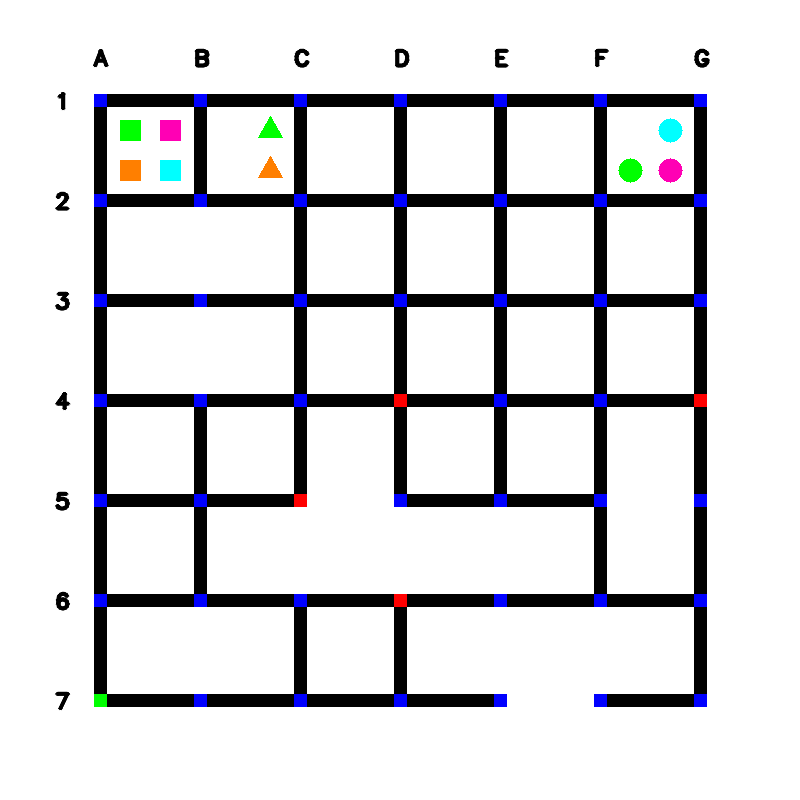
#> input picture PB_Task1_Windows/PB_Task1_Windows/Task1A/public_test_images/maze_0.png, 800 x 800 px
$ python task_1a.py
#> lines starting #> are read from the running program, lines starting #| are printed output that depends on the picture; after the words box and inside, x2 and y2 are one past the last pixel; in counts of white or black regions, pixels touching at a corner belong together
'''
*****************************************************************************************
*
*                ===============================================
*                   Pharma Bot (PB) Theme (eYRC 2022-23)
*                ===============================================
*
*  This script is to implement Task 1A of Pharma Bot (PB) Theme (eYRC 2022-23).
*
*  This software is made available on an "AS IS WHERE IS BASIS".
*  Licensee/end user indemnifies and will keep e-Yantra indemnified from
*  any and all claim(s) that emanate from the use of the Software or
*  breach of the terms of this agreement.
*
*****************************************************************************************
'''

# Team ID:        2851    [ Team-ID ]
# Author List:    Omkar Sutar, Aniruddha Godbole, Madhura Herlekar, Priyanka Kate    [ Names of team members worked on this file separated by Comma: Name1, Name2, ... ]
# Filename:            task_1a.py
# Functions:        detect_traffic_signals, detect_horizontal_roads_under_construction, detect_vertical_roads_under_construction,
#                    detect_medicine_packages, detect_arena_parameters
#                     [ Comma separated list of functions in this file ]


####################### IMPORT MODULES #######################
## You are not allowed to make any changes in this section. ##
## You have to implement this task with the three available ##
## modules for this task (numpy, opencv)                    ##
##############################################################
from turtle import position
import cv2
import numpy as np
from copy import deepcopy
##############################################################

# Constants
IMAGE_SIZE = 800
MAZE_SIZE = 600
SQUARE_SIZE = 100

################# ADD UTILITY FUNCTIONS HERE #################


def get_shapes(img):
    shapes=[]
    img = deepcopy(img)
    gray = cv2.cvtColor(img, cv2.COLOR_BGR2GRAY)

    # setting threshold of gray image
    _, threshold = cv2.threshold(gray, 251, 255, cv2.THRESH_BINARY)

    # using a findContours() function
    contours, _ = cv2.findContours(
        threshold, cv2.RETR_TREE, cv2.CHAIN_APPROX_SIMPLE)

    i = 0


    # list for storing names of shapes
    for contour in contours:

        # here we are ignoring first counter because
        # findcontour function detects whole image as shape
        if i == 0:
            i = 1
            continue


    # cv2.approxPloyDP() function to approximate the shape
        approx = cv2.approxPolyDP(
            contour, 0.03 * cv2.arcLength(contour, True), True)
        # print(approx.shape)
        # for _ in approx:
        #     for pix in _:
        #         img[pix[1]:pix[1]+20,pix[0]:pix[0]+20]=np.zeros((20,20,3),dtype=np.uint8)

        # using drawContours() function
        cv2.drawContours(img, [contour], -1, (0, 0, 255), 5)


    # finding center point of shape
        M = cv2.moments(contour)
        if M['m00'] != 0.0:
            x = int(M['m10']/M['m00'])
            y = int(M['m01']/M['m00'])

    # putting shape name at center of each shape
        if len(approx) == 3:
            shape="Triangle"

        elif len(approx) == 4:
            shape="Square"

        else:
            shape="Circle"

        color=None
        if list(img[y][x])==[0,127,255]:
            color="Orange"
        elif list(img[y][x])==[255,255,0]:
            color="Skyblue"
        elif list(img[y][x])==[0,255,0]:
            color="Green"
        elif list(img[y][x])==[180,0,255]:
            color="Pink"

        shapes.append([color,shape,[x,y]])
    # displaying the image after drawing contours
    # cv2.imshow('shapes', img)

    # cv2.waitKey(0)
    # cv2.destroyAllWindows()
    return shapes

##############################################################


def detect_traffic_signals(maze_image):
    """
    Purpose:
    ---
    This function takes the image as an argument and returns a list of
    nodes in which traffic signals are present in the image

    Input Arguments:
    ---
    `maze_image` :    [ numpy array ]
                    numpy array of image returned by cv2 library
    Returns:
    ---
    `traffic_signals` : [ list ]
                    list containing nodes in which traffic signals are present

    Example call:
    ---
    traffic_signals = detect_traffic_signals(maze_image)
    """
    traffic_signals = []

    ##############    ADD YOUR CODE HERE    ##############
    indices = ["A", "B", "C", "D", "E", "F", "G"]

    for row in range(3, MAZE_SIZE+1, SQUARE_SIZE-1):
        for col in range(4, MAZE_SIZE+1, SQUARE_SIZE-1):
            # maze_image[row][col]=np.array([0,255,0])
            if (maze_image[row][col] == np.array([0, 0, 255])).all():
                letter = indices[col//100]
                number = row//100 + 1
                position = f"{letter}{number}"
                traffic_signals.append(position)

    ##################################################

    return traffic_signals


def detect_horizontal_roads_under_construction(maze_image):
    """
    Purpose:
    ---
    This function takes the image as an argument and returns a list
    containing the missing horizontal links

    Input Arguments:
    ---
    `maze_image` :    [ numpy array ]
                    numpy array of image returned by cv2 library
    Returns:
    ---
    `horizontal_roads_under_construction` : [ list ]
                    list containing missing horizontal links

    Example call:
    ---
    horizontal_roads_under_construction = detect_horizontal_roads_under_construction(
        maze_image)
    """
    horizontal_roads_under_construction = []

    ##############    ADD YOUR CODE HERE    ##############
    indices = ["A", "B", "C", "D", "E", "F", "G"]
    for row in range(2, MAZE_SIZE, SQUARE_SIZE):
        for col in range(SQUARE_SIZE, MAZE_SIZE+1, SQUARE_SIZE):
            # coordinates of the midpoint of road
            midpoint = [row, col-(SQUARE_SIZE//2)]
            if (maze_image[midpoint[0]][midpoint[1]] == np.array([255, 255, 255])).all():
                number = row//SQUARE_SIZE + 1  # 1 based indexing
                letter_left = indices[midpoint[1]//SQUARE_SIZE]
                letter_right = indices[midpoint[1]//SQUARE_SIZE + 1]
                position = f"{letter_left}{number}-{letter_right}{number}"
                horizontal_roads_under_construction.append(position)

    ##################################################
    return horizontal_roads_under_construction


def detect_vertical_roads_under_construction(maze_image):
    """
    Purpose:
    ---
    This function takes the image as an argument and returns a list
    containing the missing vertical links

    Input Arguments:
    ---
    `maze_image` :    [ numpy array ]
                    numpy array of image returned by cv2 library
    Returns:
    ---
    `vertical_roads_under_construction` : [ list ]
                    list containing missing vertical links

    Example call:
    ---
    vertical_roads_under_construction = detect_vertical_roads_under_construction(
        maze_image)
    """
    vertical_roads_under_construction = []

    ##############    ADD YOUR CODE HERE    ##############

    indices = ["A", "B", "C", "D", "E", "F", "G"]
    for row in range(SQUARE_SIZE, MAZE_SIZE+1, SQUARE_SIZE):
        for col in range(2, MAZE_SIZE+1, SQUARE_SIZE):
            midpoint = [row-(SQUARE_SIZE//2), col]
            if (maze_image[midpoint[0]][midpoint[1]] == np.array([255, 255, 255])).all():
                letter = indices[midpoint[1]//SQUARE_SIZE]
                number_up = midpoint[0]//SQUARE_SIZE+1
                number_down = number_up+1
                position = f"{letter}{number_up}-{letter}{number_down}"
                vertical_roads_under_construction.append(position)

    ##################################################
    return vertical_roads_under_construction


def detect_medicine_packages(maze_image):
    """
    Purpose:
    ---
    This function takes the image as an argument and returns a nested list of
    details of the medicine packages placed in different shops

    ** Please note that the shop packages should be sorted in the ASCENDING order of shop numbers
       as well as in the alphabetical order of colors.
       For example, the list should first have the packages of shop_1 listed.
       For the shop_1 packages, the packages should be sorted in the alphabetical order of color ie Green, Orange, Pink and Skyblue.

    Input Arguments:
    ---
    `maze_image` :    [ numpy array ]
                    numpy array of image returned by cv2 library
    Returns:
    ---
    `medicine_packages` : [ list ]
                    nested list containing details of the medicine packages present.
                    Each element of this list will contain
                    - Shop number as Shop_n
                    - Color of the package as a string
                    - Shape of the package as a string
                    - Centroid co-ordinates of the package
    Example call:
    ---
    medicine_packages = detect_medicine_packages(maze_image)
    """
    medicine_packages = []

    ##############    ADD YOUR CODE HERE    ##############

    maze_image = deepcopy(maze_image)
    maze_image2 = deepcopy(maze_image)

    maze_image = maze_image[20:-20, 20:-20]

    # remove black

    black_lo = np.array([0, 0, 0])
    black_hi = black_lo

    mask1 = cv2.inRange(maze_image, black_lo, black_hi)

    blue_lo = blue_hi = np.array([255, 0, 0])
    mask2 = cv2.inRange(maze_image, blue_lo, blue_hi)

    red_lo = np.array([0, 0, 255])
    red_hi = red_lo

    mask3 = cv2.inRange(maze_image, red_lo, red_hi)
    mask = cv2.bitwise_or(mask1, cv2.bitwise_or(mask2, mask3))
    maze_image[mask > 0] = (255, 255, 255)

    shop_num=1
    for row in range(0, maze_image.shape[0], SQUARE_SIZE-5):
        for col in range(0, maze_image.shape[0], SQUARE_SIZE-5):
            img = maze_image[row:row+SQUARE_SIZE-5, col:col+SQUARE_SIZE-5]
            img = cv2.resize(img, (1000, 1000),
                             interpolation=cv2.INTER_NEAREST)
            shapes=get_shapes(img)
            for shape in shapes:
                if len(shape)>0:
                    ans=[f"Shop_{shop_num}"]+shape
                    medicine_packages.append(ans)


##################################################

    return medicine_packages


def detect_arena_parameters(maze_image):
    """
    Purpose:
    ---
    This function takes the image as an argument and returns a dictionary
    containing the details of the different arena parameters in that image

    The arena parameters are of four categories:
    i) traffic_signals : list of nodes having a traffic signal
    ii) horizontal_roads_under_construction : list of missing horizontal links
    iii) vertical_roads_under_construction : list of missing vertical links
    iv) medicine_packages : list containing details of medicine packages

    These four categories constitute the four keys of the dictionary

    Input Arguments:
    ---
    `maze_image` :    [ numpy array ]
                    numpy array of image returned by cv2 library
    Returns:
    ---
    `arena_parameters` : { dictionary }
                    dictionary containing details of the arena parameters

    Example call:
    ---
    arena_parameters = detect_arena_parameters(maze_image)
    """
    arena_parameters = {}

    ##############    ADD YOUR CODE HERE    ##############

    # Just keep the maze
    maze_image = maze_image[95:705, 95:705]

    MAZE_SIZE = len(maze_image)
    SQUARE_SIZE = MAZE_SIZE//6

    arena_parameters['horizontal_roads_under_construction'] = detect_horizontal_roads_under_construction(maze_image)
    arena_parameters['vertical_roads_under_construction'] = detect_vertical_roads_under_construction(maze_image)
    arena_parameters['traffic_signals'] = detect_traffic_signals(maze_image)
    arena_parameters['medicine_packages']=detect_medicine_packages(maze_image)
    ##################################################

    return arena_parameters

######### YOU ARE NOT ALLOWED TO MAKE CHANGES TO THIS FUNCTION #########


if __name__ == "__main__":

    # path directory of images in test_images folder
    img_dir_path = "public_test_images/"

    # path to 'maze_0.png' image file
    file_num = 0
    img_file_path = img_dir_path + 'maze_' + str(file_num) + '.png'

    # read image using opencv
    maze_image = cv2.imread(img_file_path)
#> maze_image is the input picture: shape (800, 800, 3); mean B, G, R 220, 217.5, 217.4

    print('\n============================================')
    print('\nFor maze_' + str(file_num) + '.png')

    # detect and print the arena parameters from the image
    arena_parameters = detect_arena_parameters(maze_image)
#> in detect_arena_parameters, `maze_image = maze_image[95:705, 95:705]`:
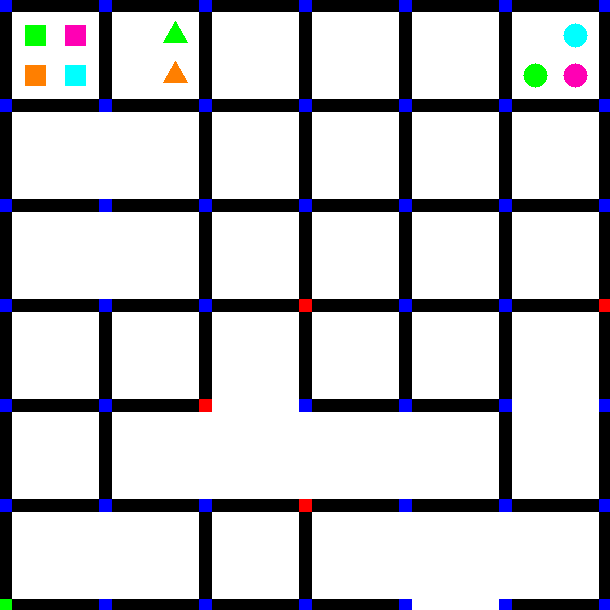
#> maze_image: shape (610, 610, 3); mean of channels 0, 1, 2 198.4, 194.4, 194.2; drawn as B, G, R
#> in detect_arena_parameters, `MAZE_SIZE = len(maze_image)`: MAZE_SIZE = 610
#> in detect_arena_parameters, `SQUARE_SIZE = MAZE_SIZE//6`: SQUARE_SIZE = 101
#> in detect_medicine_packages, `maze_image = maze_image[20:-20, 20:-20]`:
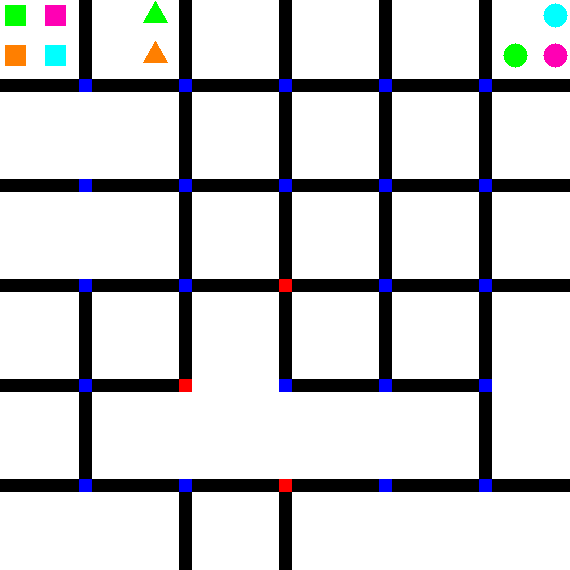
#> maze_image: shape (570, 570, 3); mean of channels 0, 1, 2 209.9, 207.7, 207.5; drawn as B, G, R
#> in detect_medicine_packages, `mask1 = cv2.inRange(maze_image, black_lo, black_hi)`:
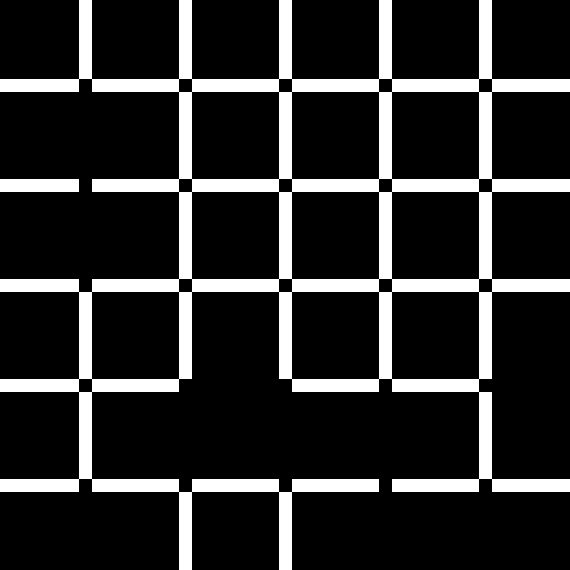
#> mask1: shape (570, 570); 16.9% white; 2 white regions, box (x1, y1, x2, y2) and area: (0, 0, 570, 570) 53781, (0, 179, 79, 192) 1027
#> in detect_medicine_packages, `mask2 = cv2.inRange(maze_image, blue_lo, blue_hi)`:
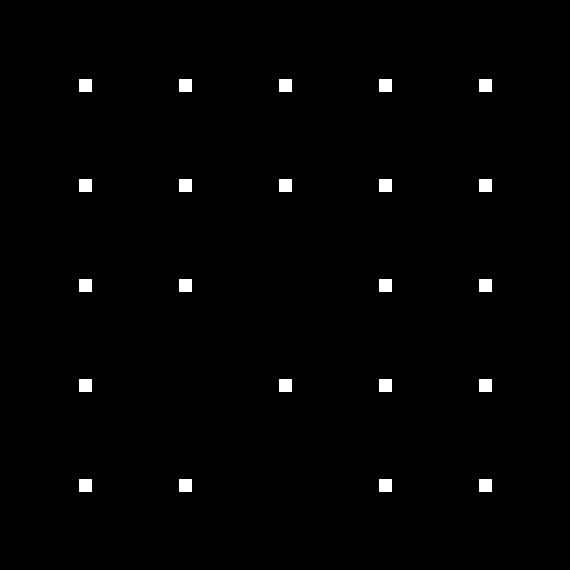
#> mask2: shape (570, 570); 1.1% white; 22 white regions, largest, box (x1, y1, x2, y2) and area: (79, 79, 92, 92) 169, (179, 79, 192, 92) 169, (279, 79, 292, 92) 169
#> in detect_medicine_packages, `mask3 = cv2.inRange(maze_image, red_lo, red_hi)`:
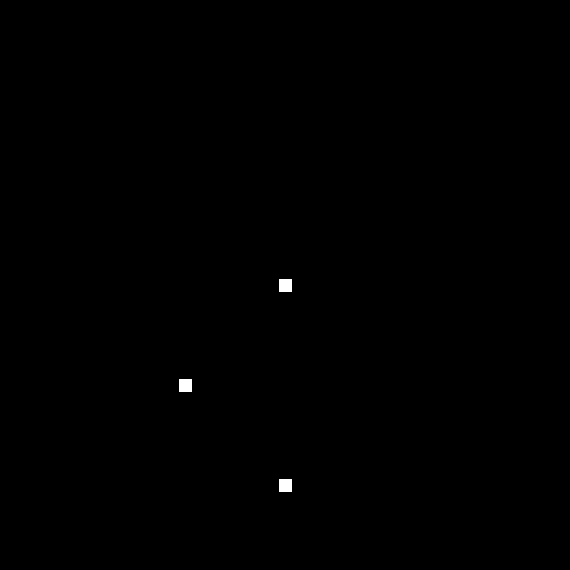
#> mask3: shape (570, 570); 0.16% white; 3 white regions, box (x1, y1, x2, y2) and area: (279, 279, 292, 292) 169, (179, 379, 192, 392) 169, (279, 479, 292, 492) 169
#> in detect_medicine_packages, `mask = cv2.bitwise_or(mask1, cv2.bitwise_or(mask2, mask3))`:
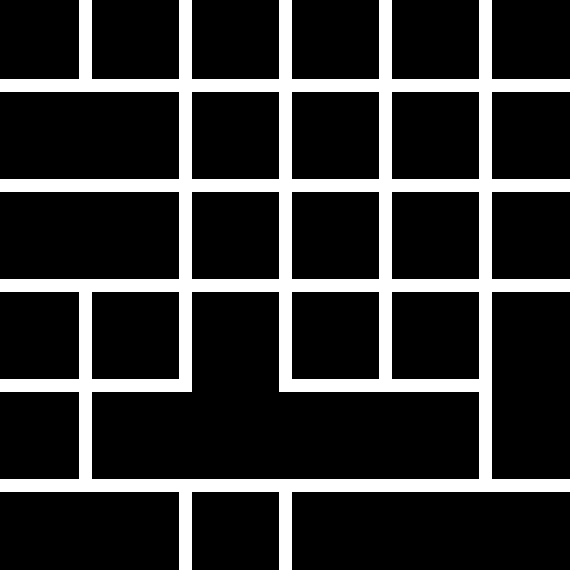
#> mask: shape (570, 570); 18.2% white; 1 white region, box (x1, y1, x2, y2) and area: (0, 0, 570, 570) 59033
#> in detect_medicine_packages, `maze_image[mask > 0] = (255, 255, 255)`:
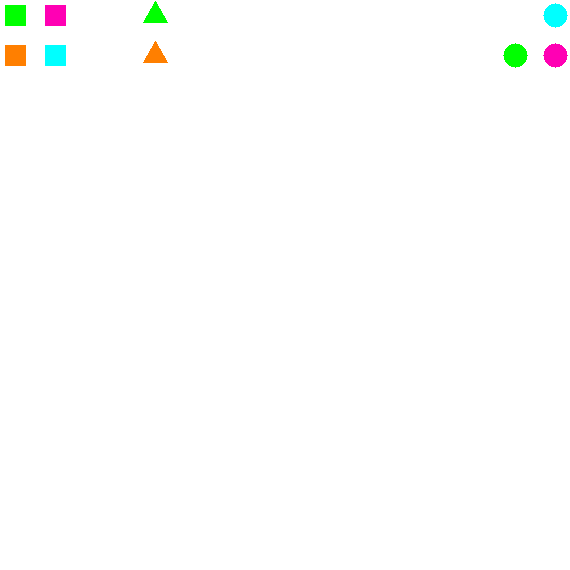
#> maze_image: shape (570, 570, 3); 18.17% of pixels changed, all inside (x1, y1, x2, y2) = (0, 0, 570, 570); drawn as B, G, R
#> after the loop in detect_medicine_packages, `for row in range(0, maze_image.shape[0], SQUARE_SIZE-5):`: medicine_packages = 9 items
#> arena_parameters = 4 items

    print("Arena Prameters: ", arena_parameters)
#> (printed output is left out)

    # # display the maze image
    # cv2.imshow("image", maze_image)
    # cv2.waitKey(0)
    # cv2.destroyAllWindows()

    choice = input(
        '\nDo you want to run your script on all test images ? => "y" or "n": ')
#> the answer given: public_test_images/maze_0.png

    if choice == 'y':

        for file_num in range(1, 15):

            # path to maze image file
            img_file_path = img_dir_path + 'maze_' + str(file_num) + '.png'

            # read image using opencv
            maze_image = cv2.imread(img_file_path)
            print(maze_image.shape)

            print('\n============================================')
            print('\nFor maze_' + str(file_num) + '.png')

            # detect and print the arena parameters from the image
            arena_parameters = detect_arena_parameters(maze_image)

            print("Arena Parameter: ", arena_parameters)

            # # display the test image
            # cv2.imshow("image", maze_image)
            # cv2.waitKey(2000)
            # cv2.destroyAllWindows()

# madhura
# omkar sutar
# priyanka

# omkar
# priyanka
# aniruddha
